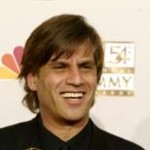
#> input picture resources/gambar8.jpg, 150 x 150 px, given in place of gambar1.jpg, which was not available
$ jupyter execute edge_detection.ipynb   (older library calls are emulated)
#> lines starting #> are read from the running program, lines starting #| are printed output that depends on the picture; after the words box and inside, x2 and y2 are one past the last pixel; in counts of white or black regions, pixels touching at a corner belong together; pictures that were not available may be replaced by others from this repository, and a replacement may not be noted
[cell 1]
import cv2
import numpy as np
import matplotlib.pyplot as plt

# mengaktifkan OpenCL pada OpenCV
cv2.ocl.setUseOpenCL(True)

# menampilkan informasi OpenCL yang tersedia
print(cv2.ocl.haveOpenCL())
print(cv2.ocl.useOpenCL())

# daftar nama file gambar yang akan diproses
file_names = ['gambar1.jpg', 'gambar2.jpg', 'gambar3.jpg', 'gambar4.jpg', 'gambar5.jpg','gambar6.jpg', 'gambar7.jpg', 'gambar8.jpg', 'gambar9.jpg', 'gambar10.jpg']

# edge detection dengan Sobel, Canny, dan Gaussian untuk setiap gambar
for name in file_names:
    # membaca gambar
    file_path = f'resources/{name}'
    img = cv2.imread(file_path)
#> img is the input picture: shape (150, 150, 3); mean B, G, R 130.5, 151, 170

    # edge detection dengan Sobel
    gray = cv2.cvtColor(img, cv2.COLOR_BGR2GRAY)
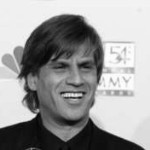
#> gray: shape (150, 150); min 1, max 254, mean 154.3
    sobelx = cv2.Sobel(gray, cv2.CV_64F, 1, 0, ksize=5)
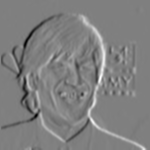
#> sobelx: shape (150, 150) float64; min -7941, max 7917, mean 27.2; drawn with min black and max white
    sobely = cv2.Sobel(gray, cv2.CV_64F, 0, 1, ksize=5)
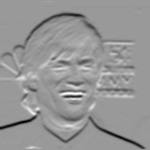
#> sobely: shape (150, 150) float64; min -9574, max 6333, mean -178.9; drawn with min black and max white
    sobel = cv2.addWeighted(sobelx, 0.5, sobely, 0.5, 0)
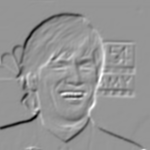
#> sobel: shape (150, 150) float64; min -6730, max 4705, mean -75.9; drawn with min black and max white

    # edge detection dengan Canny
    canny = cv2.Canny(gray, 100, 200)
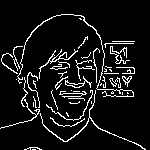
#> canny: shape (150, 150); 8.6% white in thin lines or dots, all inside (x1, y1, x2, y2) = (0, 14, 146, 150)

    # edge detection dengan Gaussian
    blur = cv2.GaussianBlur(gray, (5,5), 0)
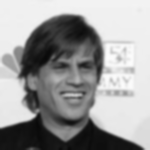
#> blur: shape (150, 150); min 9, max 252, mean 154.3
    gaussian = cv2.Laplacian(blur, cv2.CV_64F)
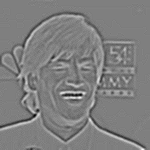
#> gaussian: shape (150, 150) float64; min -58, max 58, mean 0; drawn with min black and max white

    # menampilkan hasil
    fig, axs = plt.subplots(2, 2, figsize=(10,10))
    axs[0, 0].imshow(cv2.cvtColor(img, cv2.COLOR_BGR2RGB))
    axs[0, 0].set_title('Original')
    axs[0, 1].imshow(sobel, cmap='gray')
    axs[0, 1].set_title('Sobel')
    axs[1, 0].imshow(canny, cmap='gray')
    axs[1, 0].set_title('Canny')
    axs[1, 1].imshow(gaussian, cmap='gray')
    axs[1, 1].set_title('Gaussian')
    plt.show()
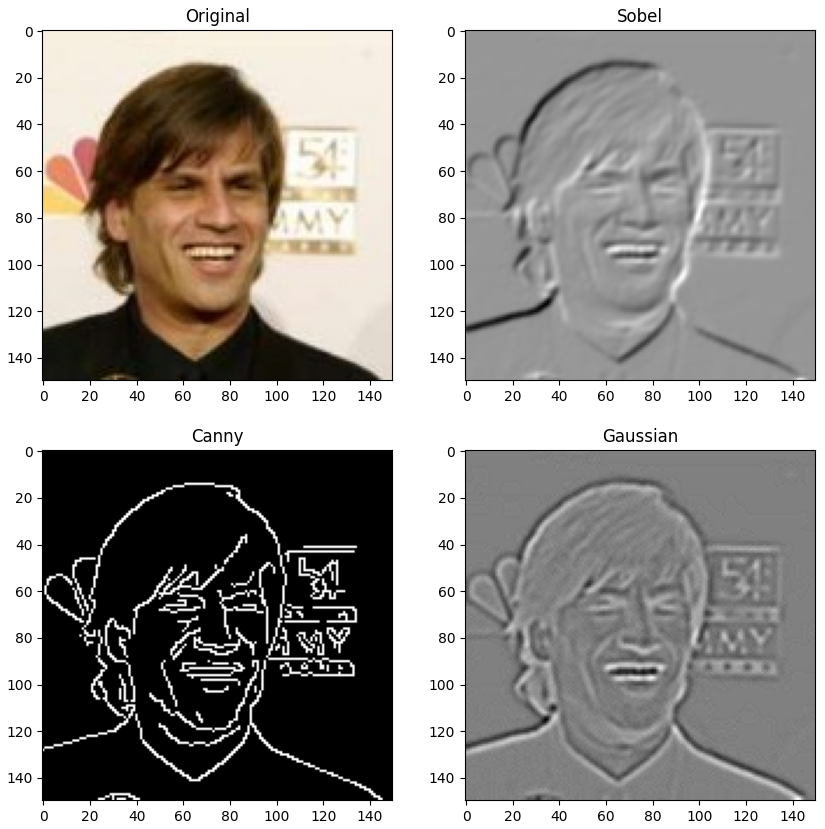
#> figure drawn by matplotlib, 4 panels
#> pass 2 of the loop `for name in file_names:`:
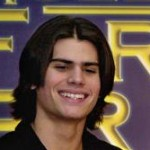
#> input picture resources/gambar2.jpg, 150 x 150 px
#> img is the input picture: shape (150, 150, 3); mean B, G, R 66.4, 80.3, 99.6
#> `canny = cv2.Canny(gray, 100, 200)`:
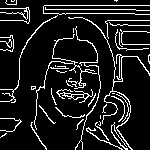
#> canny: shape (150, 150); 11.6% white in thin lines or dots
#> `plt.show()`:
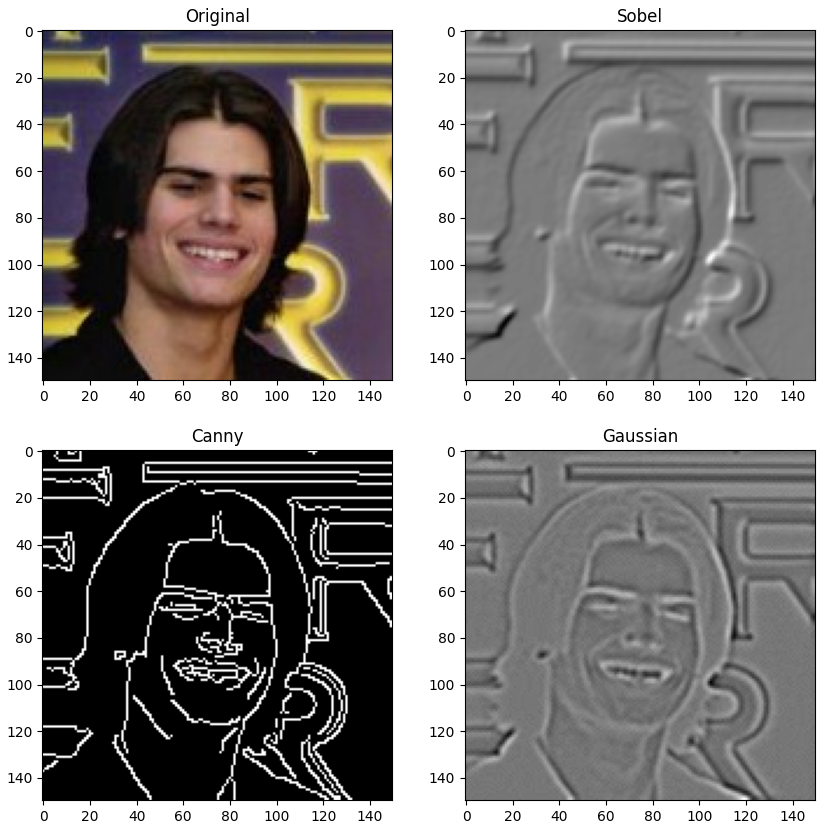
#> figure drawn by matplotlib, 4 panels
#> pass 3 of the loop `for name in file_names:`:
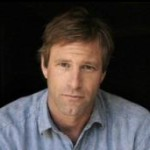
#> input picture resources/gambar3.jpg, 150 x 150 px
#> img is the input picture: shape (150, 150, 3); mean B, G, R 63.1, 64.4, 71.8
#> `canny = cv2.Canny(gray, 100, 200)`:
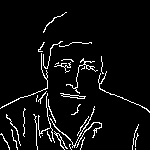
#> canny: shape (150, 150); 5.6% white in thin lines or dots
#> `plt.show()`:
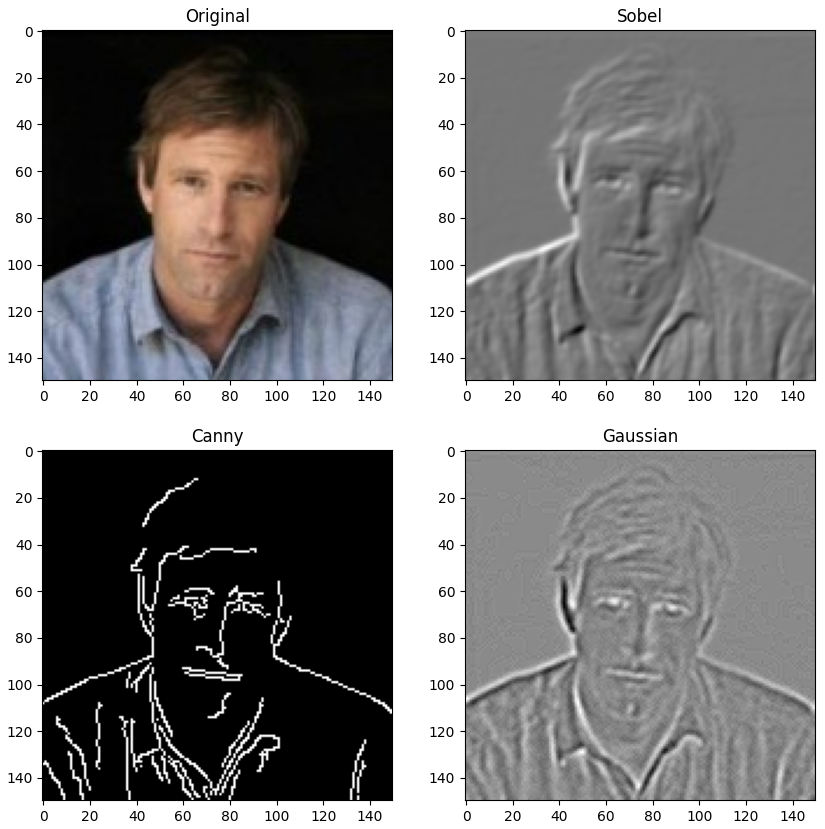
#> figure drawn by matplotlib, 4 panels
#> the loop made 10 passes; the first 3 are shown
